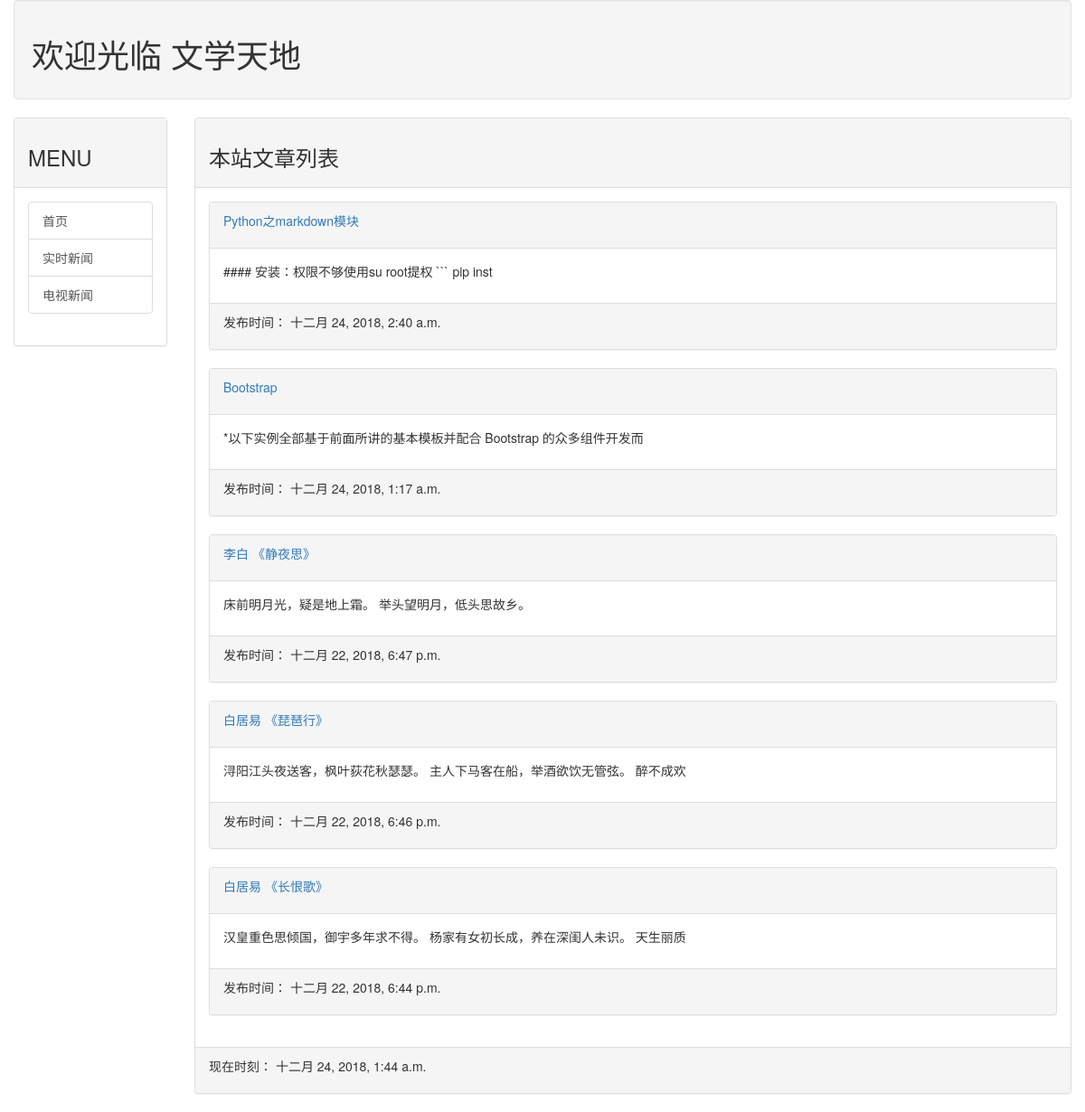
The page / on the database its author committed.
### mainsite/models.py (models this page shows, shortened)
class Post(models.Model):
	title = models.CharField(max_length=200)
	slug = models.CharField(max_length=200)
	body = MDTextField()
	pub_date = models.DateTimeField(default=timezone.now)
	class Meta:
		ordering = ('-pub_date',)

### mainsite/views.py (the view)
# urls.py: path('', views.homepage),
def homepage(request):
	template = get_template('index.html')
	posts = Post.objects.all()
	now = datetime.now()
	html = template.render(locals())
	return render_to_response('index.html', {'posts': posts, 'now': now})

### templates/index.html (shortened to what this page needs)
{% extends 'base.html' %}
{% block headmessage %}
	<h3>本站文章列表</h3>
{% endblock %}
{% block content %}
	{% for post in posts %}
		<div class="panel panel-default">
			<div class="panel-heading">
				<p><a href="/post/{{post.id}}">{{post.title}}</a></p>
			</div>
			<div class="panel-body">
				<p>
					{{ post.body | truncatechars:40 }}
				</p>
			</div>
			<div class="panel-footer">
				<p>
					发布时间： {{ post.pub_date }}
				</p>
			</div>
		</div>
	{% endfor %}
{% endblock%}

### templates/base.html (shortened to what this page needs)
<!DOCTYPE html>
<html lang="en">
<head>
	<link rel="stylesheet" href="https://cdn.jsdelivr.net/npm/bootstrap@3.3.7/dist/css/bootstrap.min.css">
</head>
<body>
	<div class="container-fluid">
		{% include 'header.html' %}
		<div class="row">
			<div class="col-sm-2 col-md-2">
				<div class="panel panel-default">
					<div class="panel-heading">
						<h3>MENU</h3>
					</div>
					<div class="panel-body">
						<div class="list-group">
							<a href="/" class="list-group-item">首页</a>
							<a href="javascript:;" class="list-group-item">实时新闻</a>
							<a href="javascript:;" class="list-group-item">电视新闻</a>
						</div>
					</div>
				</div>
			</div>
			<div class="col-sm-10 col-md-10">
				<div class="panel panel-default">
					<div class="panel-heading">
						{% block headmessage  %} {% endblock %}
					</div>
					<div class="panel-body">
						{% block content %} {% endblock %}
					</div>
					<div class="panel-footer">
						{% include 'footer.html' %}
					</div>
				</div>
			</div>
		</div>
	</div>
</body>
</html>

### templates/header.html
<div class="well">
	<h1>欢迎光临 文学天地</h1>
</div>

### templates/footer.html
{% block footer %}
	{% if now %}
		<p>现在时刻： {{ now }}</p>
	{% else %}
		<p>本文内容取自网络，如有侵权请来信通知下架...</p>
	{% endif %}
{% endblock %}

### rows shown on the page
Post: title "Python之markdown模块", body "#### 安装：权限不够使用su root提权 ``` pip inst", pub_date "十二月 24, 2018, 2:40 a.m."
Post: title "Bootstrap", body "*以下实例全部基于前面所讲的基本模板并配合 Bootstrap 的众多组件开发而", pub_date "十二月 24, 2018, 1:17 a.m."
Post: title "李白 《静夜思》", body "床前明月光，疑是地上霜。 举头望明月，低头思故乡。", pub_date "十二月 22, 2018, 6:47 p.m."
Post: title "白居易 《琵琶行》", body "浔阳江头夜送客，枫叶荻花秋瑟瑟。 主人下马客在船，举酒欲饮无管弦。 醉不成欢", pub_date "十二月 22, 2018, 6:46 p.m."
Post: title "白居易 《长恨歌》", body "汉皇重色思倾国，御宇多年求不得。 杨家有女初长成，养在深闺人未识。 天生丽质", pub_date "十二月 22, 2018, 6:44 p.m."
